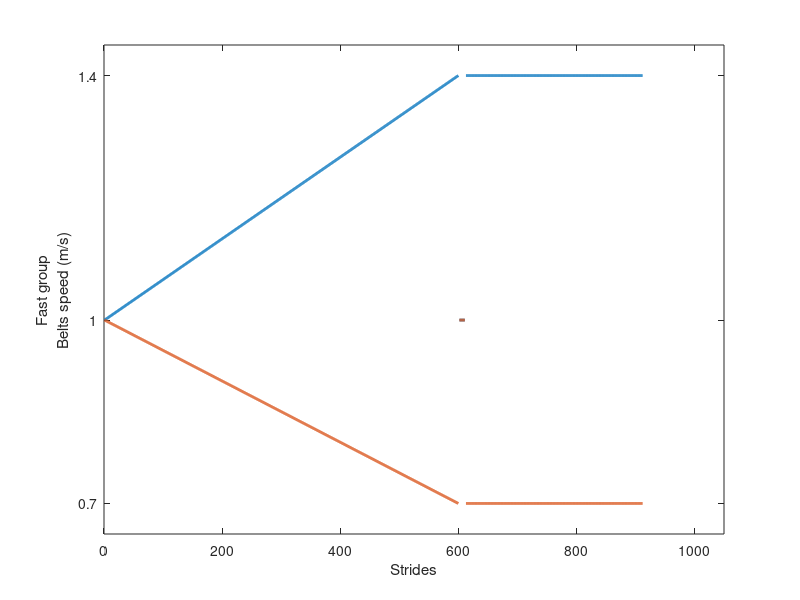

Here is the MATLAB script that generated this plot: (Note: this script raises an error after producing the figure.)
%figures for age and speed paper

%% Fig 1 

base=1*ones(2,150);
rampUp=linspace(1,1.4,600);
rampDown=linspace(1,0.7,600);
catc=1*ones(2,10);
holdUp=1.4*ones(1,300);
holdDown=.7*ones(1,300);
ramp=[rampUp;rampDown];
split=[holdUp;holdDown];
speedProfile=[ramp nan(2,1) catc nan(2,1) split];

figure

plot(speedProfile(1,:),'Linewidth',2);hold on ; plot(speedProfile(2,:),'Linewidth',2)
ylabel({'Fast group';'Belts speed (m/s)'})
axis([0 1050 0.65 1.45])
xlabel('Strides')
yticks([0.7 1 1.4])
yticklabels({'0.7','1','1.4'})
yyaxis right
% plot(speedProfile(1,:));hold on ; plot(speedProfile(2,:))
yticks([0.05 0.45 0.95])
yticklabels({'0.6','0.9','1.2'})
ylabel({'Slow group';'Belts speed  (m/s)'})
set(gcf,'color','w');

%% Fig 2: Adaptation 
%%
%  load('C:\Users\dum5\Box\aResearch_Projects\AgeSpeedStudy\ProcessedData\1162019 processing\UnbiasGroupData.mat')

conditions={'TM base','adaptation','re'};
params={'netContributionNorm2','spatialContributionNorm2','stepTimeContributionNorm2','velocityContributionNorm2'};

binwidth=5; %Window of the running average
trialMarkerFlag=0; %1 if you want to separate the time course by trial, 0 to separate by condition
indivFlag=0; %0 to plot group mean 1 to plot indiv subjects
indivSubs=[]; %Use when you want to plot a specific subject in a group
colorOrder=[]; %Let the function take care of this at least you wanted in a specific set of color then by my guess and add the list here
biofeedback= 0; % Unless you are providing with biofeedback to the subject
removeBiasFlag=0 ; %if you want to remove bias
labels={'YS','YF','OS','OF'}; %Groups names %labels=[];
filterFlag=[];
plotHandles=[];
alignEnd=40; % # strides align at the end of the trial (PLAY with it and see what happens)
alignIni=0; %  # strides align at the beginning of the trial (PLAY with it and see what happens)

f1=figure('Name','Adaptation');
set(gcf,'color','w');
ah(1)=subplot(4,2,1);
ah(2)=subplot(4,2,3);
ah(3)=subplot(4,2,5);
ah(4)=subplot(4,2,7);


for p=1:length(params)
%   ah(p)=subplot(4,3,p)
  plotHandles=ah(p);
adaptData=cellfun(@(x) x.adaptData,adaptDataGroups,'UniformOutput',false); %Notice that adaptDataGroups(1) decide that I only want to plot the CG group
adaptationData.plotAvgTimeCourse(adaptData,params{p},conditions,binwidth,trialMarkerFlag,indivFlag,indivSubs,colorOrder,biofeedback,removeBiasFlag,labels,filterFlag,plotHandles,alignEnd,alignIni);
end

ah(1)=subplot(4,4,3);
ah(2)=subplot(4,4,7);
ah(3)=subplot(4,4,11);
ah(4)=subplot(4,4,15);



